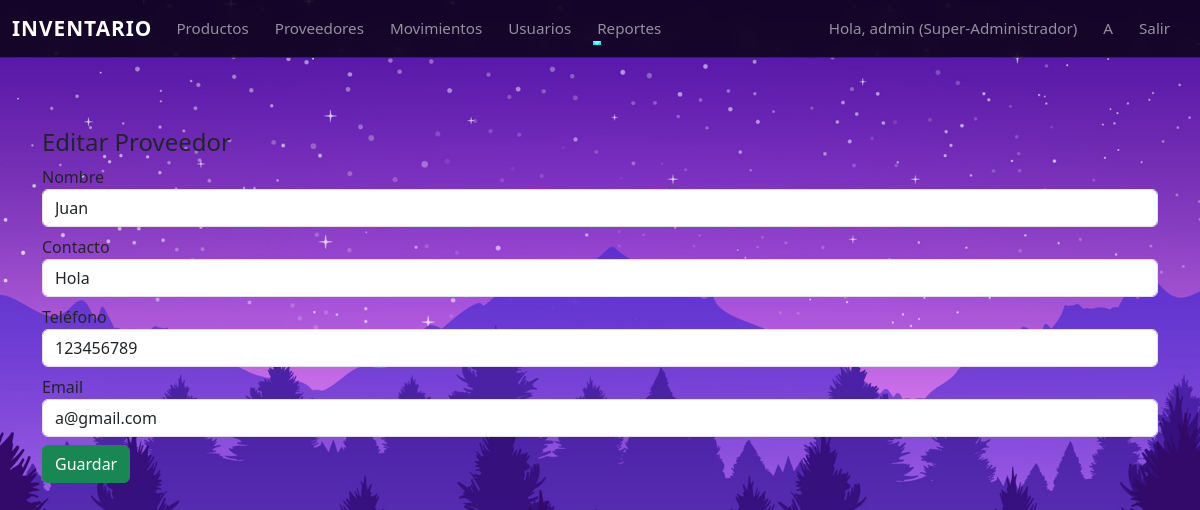
The page /proveedor/editar/3 (signed in) on the database as committed earlier.
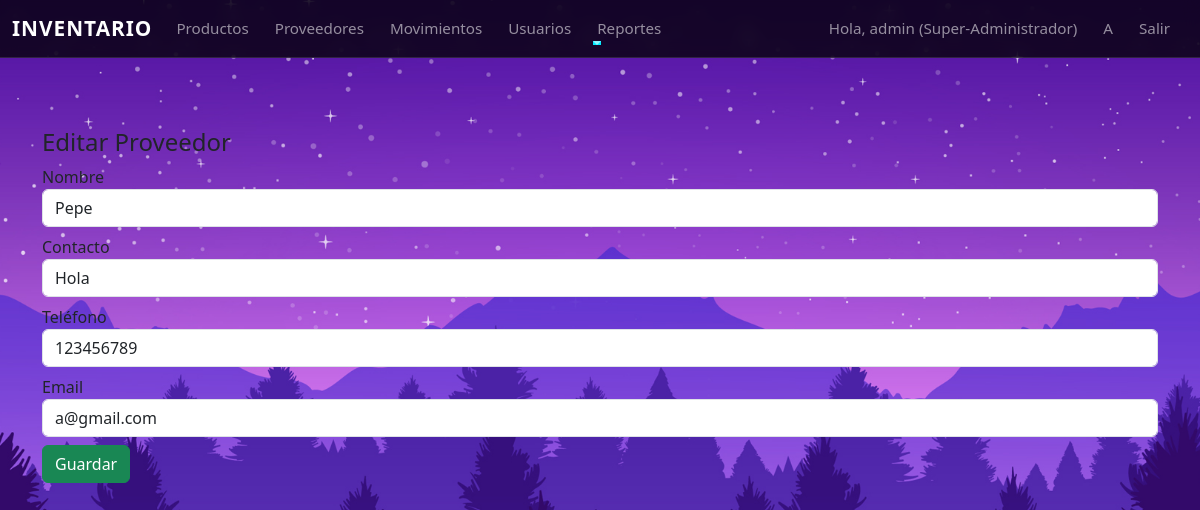
The same page on the database as committed later.
### app/models.py (models this page shows)
class Provider(db.Model):
    __tablename__ = 'proveedores'
    id = db.Column(db.Integer, primary_key=True)
    nombre = db.Column(db.String(150), nullable=False)
    contacto = db.Column(db.String(150))
    telefono = db.Column(db.String(50))
    email = db.Column(db.String(120))
    productos = db.relationship('Product', backref='proveedor', lazy=True)

### app/routes.py (the view, shortened to what this page needs)
@bp.route('/proveedor/editar/<int:id>', methods=['GET','POST'])
@login_required
@roles_required('Super-Administrador')
def proveedor_editar(id):
    prov = Provider.query.get_or_404(id)
    form = ProviderForm(obj=prov)
    return render_template('proveedor_form.html', form=form, proveedor=prov)

### app/forms.py
class ProviderForm(FlaskForm):
    nombre = StringField('Nombre', validators=[DataRequired()])
    contacto = StringField('Contacto', validators=[Optional()])
    telefono = StringField('Teléfono', validators=[Optional()])
    email = StringField('Email', validators=[Optional(), Email()])
    submit = SubmitField('Guardar')

### app/models.py (called while the page is built)
@login_manager.user_loader
def load_user(user_id):
    return User.query.get(int(user_id))

### app/utils.py (called while the page is built)
def roles_required(*roles):
    def decorator(f):
        @wraps(f)
        def decorated_function(*args, **kwargs):
            if not current_user.is_authenticated:
                abort(403)
            if current_user.role is None:
                abort(403)
            if current_user.role.name not in roles:
                abort(403)
            return f(*args, **kwargs)
        return decorated_function
    return decorator

### app/templates/proveedor_form.html (shortened to what this page needs)
{% extends "base.html" %}
{% block content %}
<h4>{% if proveedor %}Editar{% else %}Nuevo{% endif %} Proveedor</h4>
<form method="post">
  <div class="mb-2">{{ form.nombre.label }} {{ form.nombre(class="form-control") }}</div>
  <div class="mb-2">{{ form.contacto.label }} {{ form.contacto(class="form-control") }}</div>
  <div class="mb-2">{{ form.telefono.label }} {{ form.telefono(class="form-control") }}</div>
  <div class="mb-2">{{ form.email.label }} {{ form.email(class="form-control") }}</div>
  <div>{{ form.submit(class="btn btn-success") }}</div>
</form>
{% endblock %}

Rows that differ between the two databases and show on the page:
changed Provider "Hola": nombre "Juan" → "Pepe"
